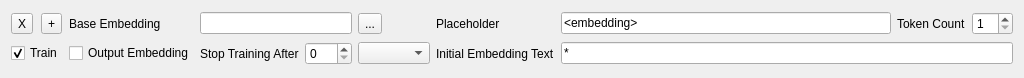
<?xml version="1.0" encoding="UTF-8"?>
<ui version="4.0">
 <class>Form</class>
 <widget class="QWidget" name="Form">
  <property name="geometry">
   <rect>
    <x>0</x>
    <y>0</y>
    <width>1024</width>
    <height>78</height>
   </rect>
  </property>
  <property name="sizePolicy">
   <sizepolicy hsizetype="Expanding" vsizetype="Fixed">
    <horstretch>0</horstretch>
    <verstretch>0</verstretch>
   </sizepolicy>
  </property>
  <property name="windowTitle">
   <string>Form</string>
  </property>
  <layout class="QGridLayout" name="gridLayout">
   <item row="1" column="4">
    <widget class="QLabel" name="label_4">
     <property name="text">
      <string>Stop Training After</string>
     </property>
     <property name="buddy">
      <cstring>stopTrainingSbx</cstring>
     </property>
    </widget>
   </item>
   <item row="1" column="0" colspan="2">
    <widget class="QCheckBox" name="trainCbx">
     <property name="toolTip">
      <string>Train this embedding</string>
     </property>
     <property name="text">
      <string>Train</string>
     </property>
     <property name="checked">
      <bool>true</bool>
     </property>
    </widget>
   </item>
   <item row="1" column="5">
    <widget class="QSpinBox" name="stopTrainingSbx">
     <property name="toolTip">
      <string>When to stop training the embedding</string>
     </property>
     <property name="maximum">
      <number>999</number>
     </property>
    </widget>
   </item>
   <item row="0" column="3">
    <widget class="QLabel" name="label">
     <property name="text">
      <string>Base Embedding</string>
     </property>
     <property name="buddy">
      <cstring>baseEmbeddingLed</cstring>
     </property>
    </widget>
   </item>
   <item row="0" column="1">
    <widget class="QToolButton" name="cloneBtn">
     <property name="text">
      <string>+</string>
     </property>
    </widget>
   </item>
   <item row="0" column="4" colspan="2">
    <widget class="QLineEdit" name="baseEmbeddingLed">
     <property name="toolTip">
      <string>The base embedding to train on. Leave empty to create a new embedding</string>
     </property>
    </widget>
   </item>
   <item row="0" column="8">
    <widget class="QLineEdit" name="placeholderLed">
     <property name="toolTip">
      <string>The placeholder used when using the embedding in a prompt</string>
     </property>
     <property name="text">
      <string>&lt;embedding&gt;</string>
     </property>
    </widget>
   </item>
   <item row="1" column="7">
    <widget class="QLabel" name="label_5">
     <property name="text">
      <string>Initial Embedding Text</string>
     </property>
     <property name="buddy">
      <cstring>initialEmbeddingLed</cstring>
     </property>
    </widget>
   </item>
   <item row="0" column="7">
    <widget class="QLabel" name="label_2">
     <property name="text">
      <string>Placeholder</string>
     </property>
     <property name="buddy">
      <cstring>placeholderLed</cstring>
     </property>
    </widget>
   </item>
   <item row="1" column="3">
    <widget class="QCheckBox" name="outputEmbeddingCbx">
     <property name="toolTip">
      <string>Output embeddings are calculated at the output of the text encoder, not the input. This can improve results for larger text encoders and lower VRAM usage</string>
     </property>
     <property name="text">
      <string>Output Embedding</string>
     </property>
    </widget>
   </item>
   <item row="1" column="6">
    <widget class="QComboBox" name="stopTrainingCmb"/>
   </item>
   <item row="0" column="10">
    <widget class="QSpinBox" name="tokenSbx">
     <property name="toolTip">
      <string>The token count used when creating a new embedding. Leave empty to auto detect from the initial embedding text</string>
     </property>
     <property name="minimum">
      <number>1</number>
     </property>
     <property name="maximum">
      <number>75</number>
     </property>
    </widget>
   </item>
   <item row="0" column="0">
    <widget class="QToolButton" name="deleteBtn">
     <property name="text">
      <string>X</string>
     </property>
    </widget>
   </item>
   <item row="0" column="9">
    <widget class="QLabel" name="label_3">
     <property name="text">
      <string>Token Count</string>
     </property>
    </widget>
   </item>
   <item row="0" column="6">
    <widget class="QToolButton" name="baseEmbeddingBtn">
     <property name="text">
      <string>...</string>
     </property>
    </widget>
   </item>
   <item row="1" column="8" colspan="3">
    <widget class="QLineEdit" name="initialEmbeddingLed">
     <property name="toolTip">
      <string>The initial embedding text used when creating a new embedding</string>
     </property>
     <property name="text">
      <string>*</string>
     </property>
    </widget>
   </item>
  </layout>
 </widget>
 <tabstops>
  <tabstop>deleteBtn</tabstop>
  <tabstop>cloneBtn</tabstop>
  <tabstop>baseEmbeddingLed</tabstop>
  <tabstop>baseEmbeddingBtn</tabstop>
  <tabstop>placeholderLed</tabstop>
  <tabstop>tokenSbx</tabstop>
  <tabstop>trainCbx</tabstop>
  <tabstop>outputEmbeddingCbx</tabstop>
  <tabstop>stopTrainingSbx</tabstop>
  <tabstop>stopTrainingCmb</tabstop>
  <tabstop>initialEmbeddingLed</tabstop>
 </tabstops>
 <resources/>
 <connections/>
</ui>
